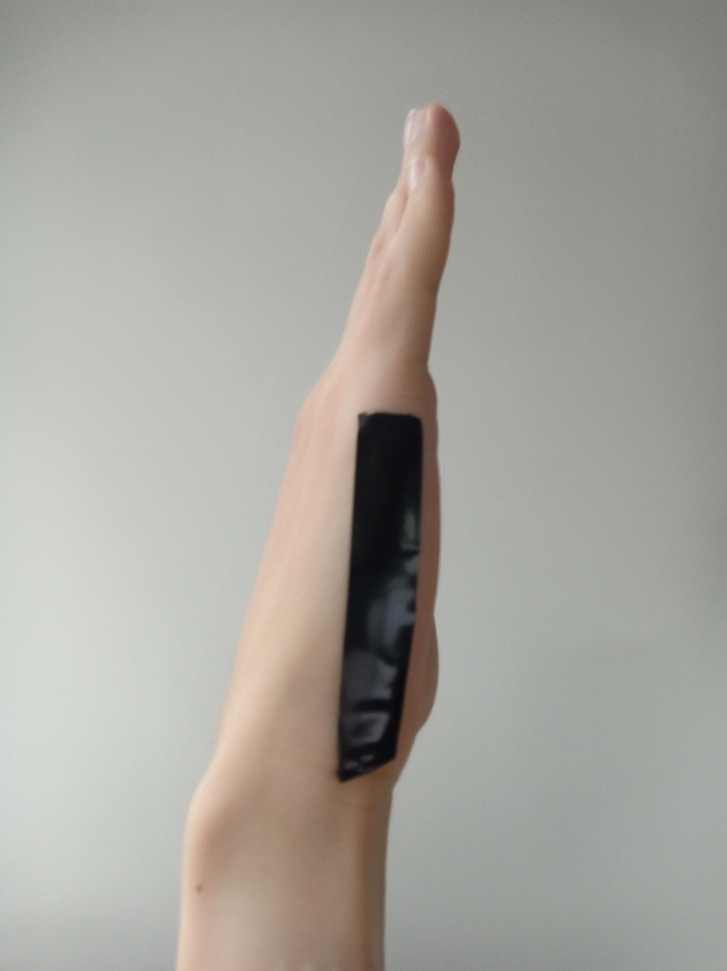
#> input picture resources/IMG_20220715_164024.jpg, 727 x 971 px, shrunk from 3880 x 5184 before the run
$ jupyter execute palm.ipynb   (shell and % lines are left out)
#> lines starting #> are read from the running program, lines starting #| are printed output that depends on the picture; after the words box and inside, x2 and y2 are one past the last pixel; in counts of white or black regions, pixels touching at a corner belong together; long printed decimals are rounded
[cell 1]
cd ..

[cell 2]
import cv2
import numpy as np

from matplotlib import pyplot as plt

[cell 3]
from math import atan2, cos, sin, sqrt, pi

def drawAxis(img, p_, q_, color, scale):
    p = list(p_)
    q = list(q_)

    ## [visualization1]
    angle = atan2(p[1] - q[1], p[0] - q[0]) # angle in radians
    hypotenuse = sqrt((p[1] - q[1]) * (p[1] - q[1]) + (p[0] - q[0]) * (p[0] - q[0]))

    # Here we lengthen the arrow by a factor of scale
    q[0] = p[0] - scale * hypotenuse * cos(angle)
    q[1] = p[1] - scale * hypotenuse * sin(angle)
    cv2.line(img, (int(p[0]), int(p[1])), (int(q[0]), int(q[1])), color, 3, cv2.LINE_AA)

    # create the arrow hooks
    p[0] = q[0] + 9 * cos(angle + pi / 4)
    p[1] = q[1] + 9 * sin(angle + pi / 4)
    cv2.line(img, (int(p[0]), int(p[1])), (int(q[0]), int(q[1])), color, 3, cv2.LINE_AA)

    p[0] = q[0] + 9 * cos(angle - pi / 4)
    p[1] = q[1] + 9 * sin(angle - pi / 4)
    cv2.line(img, (int(p[0]), int(p[1])), (int(q[0]), int(q[1])), color, 3, cv2.LINE_AA)
    ## [visualization1]


def getOrientation(pts, img):
      ## [pca]
  # Construct a buffer used by the pca analysis
  sz = len(pts)
  data_pts = np.empty((sz, 2), dtype=np.float64)
  for i in range(data_pts.shape[0]):
    data_pts[i,0] = pts[i,0,0]
    data_pts[i,1] = pts[i,0,1]

  # Perform PCA analysis
  mean = np.empty((0))
  mean, eigenvectors, eigenvalues = cv2.PCACompute2(data_pts, mean)

  # Store the center of the object
  cntr = (int(mean[0,0]), int(mean[0,1]))
  ## [pca]

  ## [visualization]
  # Draw the principal components
  cv2.circle(img, cntr, 3, (255, 0, 255), 2)
  p1 = (cntr[0] + 0.02 * eigenvectors[0,0] * eigenvalues[0,0], cntr[1] + 0.02 * eigenvectors[0,1] * eigenvalues[0,0])
  p2 = (cntr[0] - 0.02 * eigenvectors[1,0] * eigenvalues[1,0], cntr[1] - 0.02 * eigenvectors[1,1] * eigenvalues[1,0])
  drawAxis(img, cntr, p1, (255, 255, 0), 1)
  drawAxis(img, cntr, p2, (0, 0, 255), 5)

  angle = atan2(eigenvectors[0,1], eigenvectors[0,0]) # orientation in radians
  ## [visualization]

  # Label with the rotation angle
  label = "  Rotation Angle: " + str(-int(np.rad2deg(angle)) - 90) + " degrees"
  print(label)
  plt.figure(figsize=(10, 10))

  plt.imshow(img)
  plt.show()
  return angle

[cell 4]
image = cv2.imread('resources/IMG_20220715_164024.jpg')
#> image is the input picture: shape (971, 727, 3); mean B, G, R 157.3, 164, 166.1


gray = cv2.cvtColor(image,cv2.COLOR_BGR2GRAY)
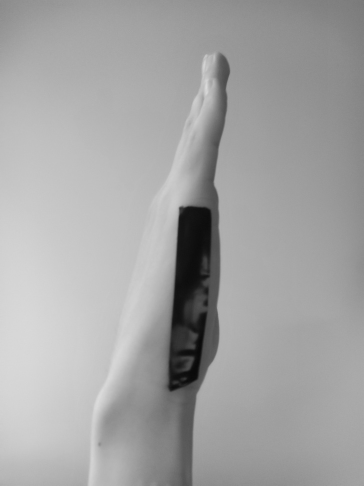
#> gray: shape (971, 727) (shown at 1/2 size); min 8, max 221, mean 163.9
lower = np.uint8([0])
upper = np.uint8([50])
black_mask = cv2.inRange(gray, lower, upper)
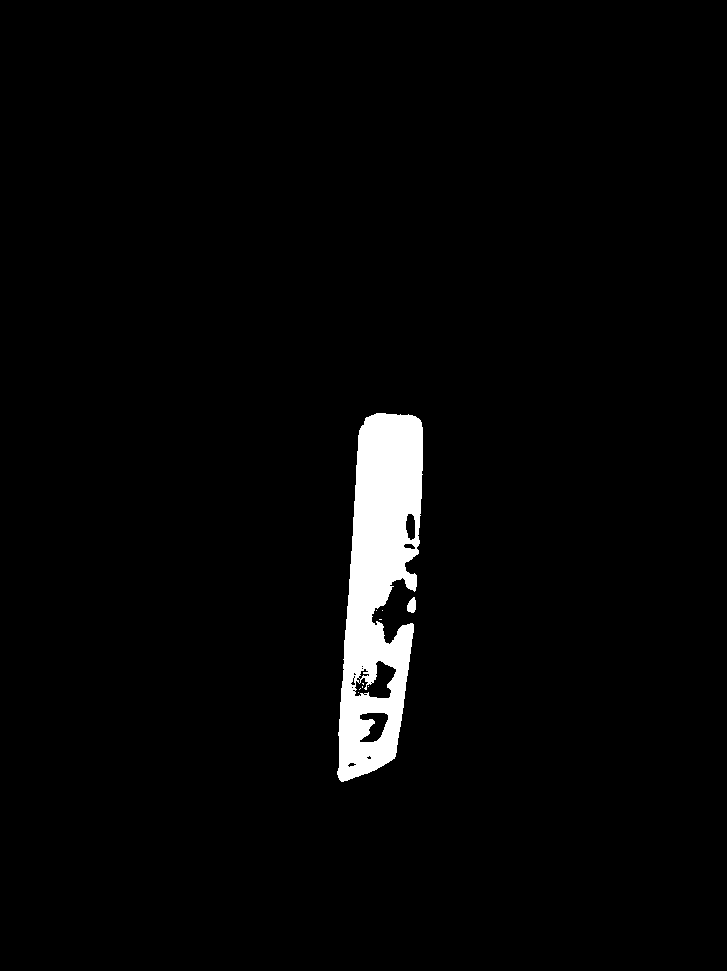
#> black_mask: shape (971, 727); 2.8% white; 10 white regions (8 under 20 px)
plt.imshow(black_mask)
plt.show()


black_mask = cv2.GaussianBlur(black_mask, (5, 5), 0)


plt.imshow(black_mask)
plt.show()


kernel = np.ones((20,20),np.uint8)
black_mask = cv2.dilate(black_mask,kernel, iterations = 5)
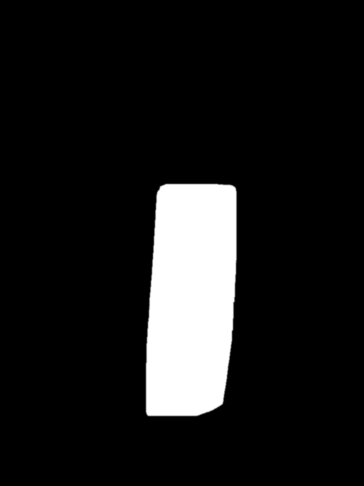
#> black_mask: shape (971, 727) (shown at 1/2 size); min 0, max 255, mean 27.3

kernel = np.ones((5,5),np.uint8)
black_mask = cv2.morphologyEx(black_mask, cv2.MORPH_CLOSE, kernel)

plt.imshow(black_mask)
plt.show()
cnts, hierarchy =cv2.findContours(black_mask, cv2.RETR_EXTERNAL, cv2.CHAIN_APPROX_SIMPLE)
#> cnts = 1 contour; box (x1, y1, x2, y2) and area: (290, 366, 475, 834) 77499


#cv2.drawContours(image, cnts, -1, (0, 255, 0), 4)
rect = cv2.minAreaRect(cnts[0])
#> rect = ((383.4, 600.4), (475.2, 174.2), -86.53)
box = cv2.boxPoints(rect)
#> box = [[456, 842.8], [282.1, 832.3], [310.8, 358], [484.7, 368.5]]
box = np.int0(box)
#> box = [[455, 842], [282, 832], [310, 357], [484, 368]]
cv2.drawContours(image,[box],0,(0,0,255),2)
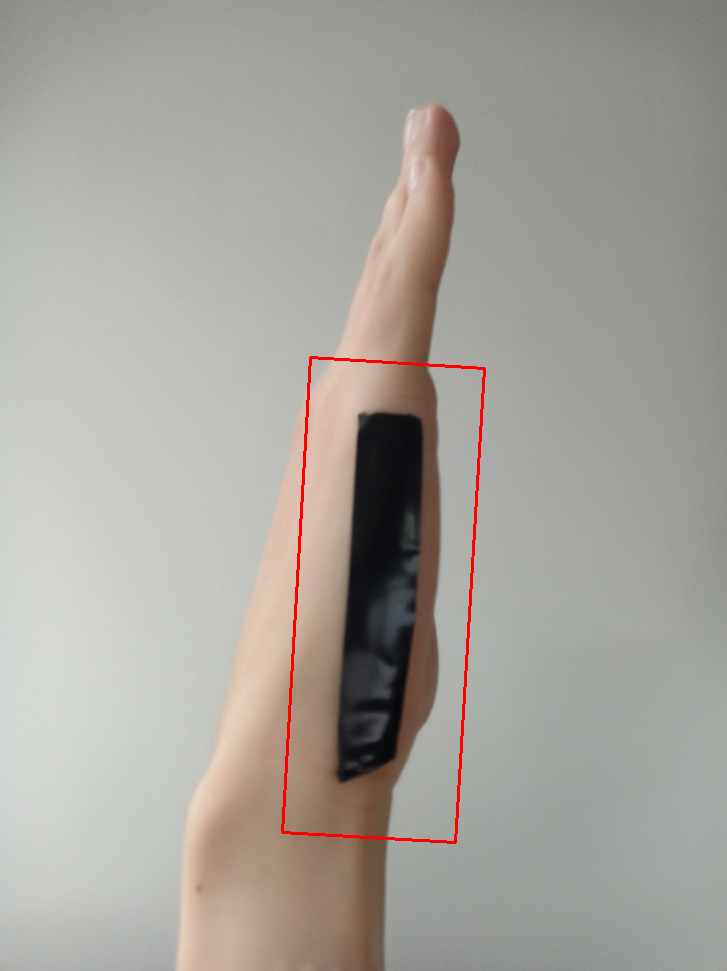
#> image: shape (971, 727, 3); 0.55% of pixels changed, all inside (x1, y1, x2, y2) = (281, 356, 486, 844)

plt.imshow(image)
print(getOrientation(cnts[0], image))
#> in getOrientation, `sz = len(pts)`: sz = 177
#> after the loop in getOrientation, `for i in range(data_pts.shape[0]):`: data_pts = 177 pairs, first value 290 to 474, second value 366 to 833
#> in getOrientation, `mean, eigenvectors, eigenvalues = cv2.PCACompute2(data_pts, mean)`: mean = [[390.5, 632.5]]; eigenvectors = [[0.164, 0.986], [0.986, -0.164]]; eigenvalues = [30442.5, 4380.1]
#> in getOrientation, `cntr = (int(mean[0,0]), int(mean[0,1]))`: cntr = (390, 632)
#> in getOrientation, `p1 = (cntr[0] + 0.02 * eigenvectors[0,0] * eigenvalues[0,0], cntr[1] +..`: p1 = (489.9, 1232.6)
#> in getOrientation, `p2 = (cntr[0] - 0.02 * eigenvectors[1,0] * eigenvalues[1,0], cntr[1] -..`: p2 = (303.6, 646.4)
#> in drawAxis, `p = list(p_)`: p = [390, 632]
#> in drawAxis, `q = list(q_)`: q = [489.9, 1232.6]
#> in drawAxis, `angle = atan2(p[1] - q[1], p[0] - q[0])`: angle = -1.74
#> in drawAxis, `hypotenuse = sqrt((p[1] - q[1]) * (p[1] - q[1]) + (p[0] - q[0]) * (p[0..`: hypotenuse = 608.8
#> call 2 of drawAxis, with p_ = (390, 632), q_ = (303.6, 646.4), color = (0, 0, 255), scale = 5
#> in drawAxis (call 2), `q = list(q_)`: q = [303.6, 646.4]
#> in drawAxis (call 2), `angle = atan2(p[1] - q[1], p[0] - q[0])`: angle = -0.165
#> in drawAxis (call 2), `hypotenuse = sqrt((p[1] - q[1]) * (p[1] - q[1]) + (p[0] - q[0]) * (p[0..`: hypotenuse = 87.6
#> in drawAxis (call 2), `cv2.line(img, (int(p[0]), int(p[1])), (int(q[0]), int(q[1])), color, 3..`:
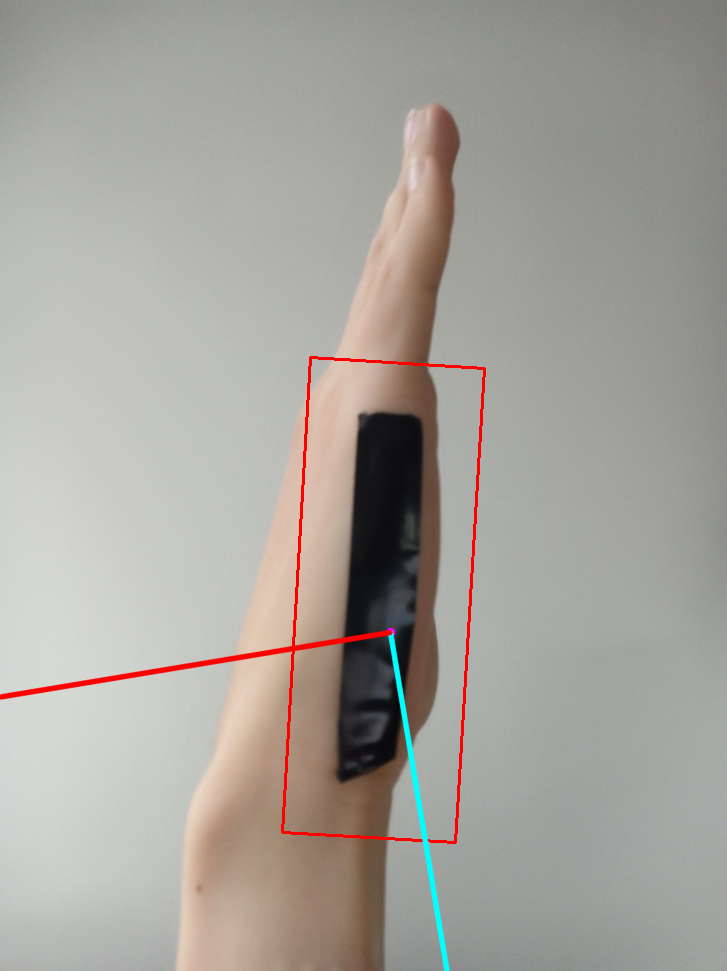
#> img: shape (971, 727, 3); mean B, G, R 156.3, 162.9, 166.4
#> in getOrientation, `angle = atan2(eigenvectors[0,1], eigenvectors[0,0])`: angle = 1.41
#> in getOrientation, `label = "  Rotation Angle: " + str(-int(np.rad2deg(angle)) - 90) + " d..`: label = '  Rotation Angle: -170 degrees'
#|   Rotation Angle: -170 degrees
#| 1.406
# [5 lines of commented-out code are left out]

$ run again, with resources/IMG_20220715_164026.jpg copied over resources/IMG_20220715_164024.jpg
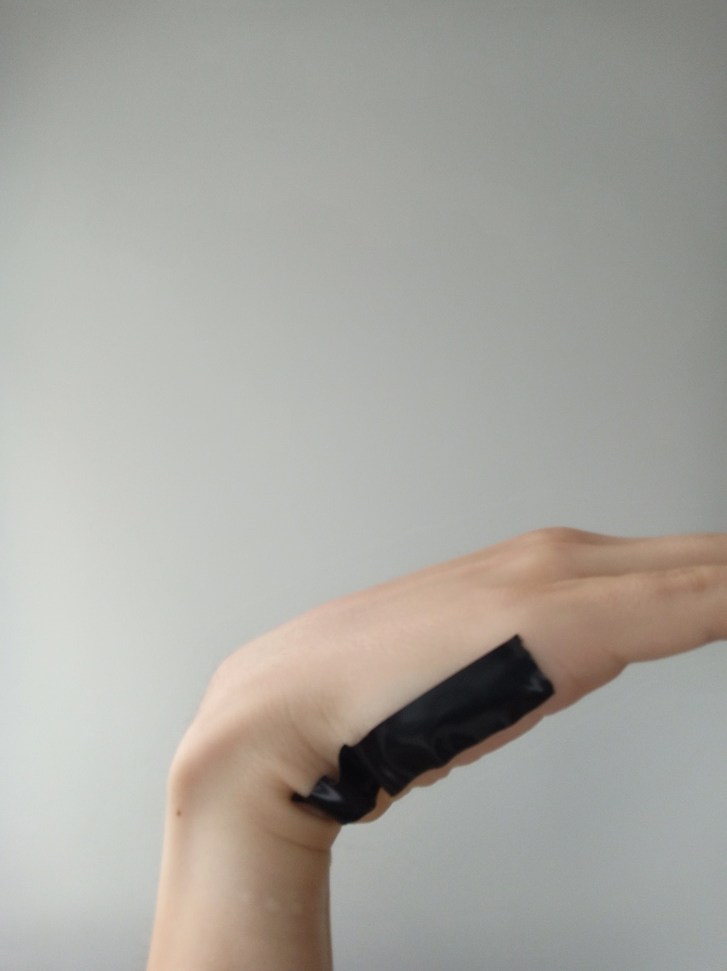
#> input picture resources/IMG_20220715_164026.jpg, 727 x 971 px, shrunk from 3880 x 5184 before the run
#> image is the input picture: shape (971, 727, 3); mean B, G, R 160.2, 166.4, 168.3
#> `black_mask = cv2.dilate(black_mask,kernel, iterations = 5)`:
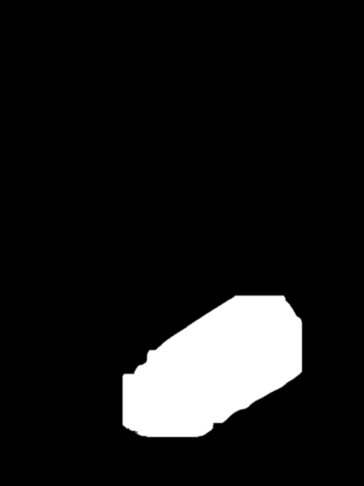
#> black_mask: shape (971, 727) (shown at 1/2 size); min 0, max 255, mean 25
#> cnts = 1 contour; box (x1, y1, x2, y2) and area: (243, 589, 606, 876) 71454
#> rect = ((422, 741.9), (419.2, 209.6), -32.23)
#> `box = cv2.boxPoints(rect)`: box = [[300.6, 942.3], [188.8, 765], [543.4, 541.5], [655.2, 718.8]]
#> `box = np.int0(box)`: box = [[300, 942], [188, 765], [543, 541], [655, 718]]
#> image: shape (971, 727, 3); 0.6% of pixels changed, all inside (x1, y1, x2, y2) = (187, 540, 657, 944)
#> sz = 329
#> after the loop in getOrientation, `for i in range(data_pts.shape[0]):`: data_pts = 329 pairs, first value 243 to 605, second value 589 to 875
#> mean = [[432.9, 731.4]]; eigenvectors = [[0.934, -0.356], [0.356, 0.934]]; eigenvalues = [12664.7, 8141]
#> cntr = (432, 731)
#> p1 = (668.7, 640.8)
#> p2 = (374, 578.9)
#> p = [432, 731]
#> q = [668.7, 640.8]
#> in drawAxis, `angle = atan2(p[1] - q[1], p[0] - q[0])`: angle = 2.78
#> hypotenuse = 253.3
#> q = [374, 578.9]
#> in drawAxis (call 2), `angle = atan2(p[1] - q[1], p[0] - q[0])`: angle = 1.21
#> hypotenuse = 162.8
#> in drawAxis (call 2), `cv2.line(img, (int(p[0]), int(p[1])), (int(q[0]), int(q[1])), color, 3..`:
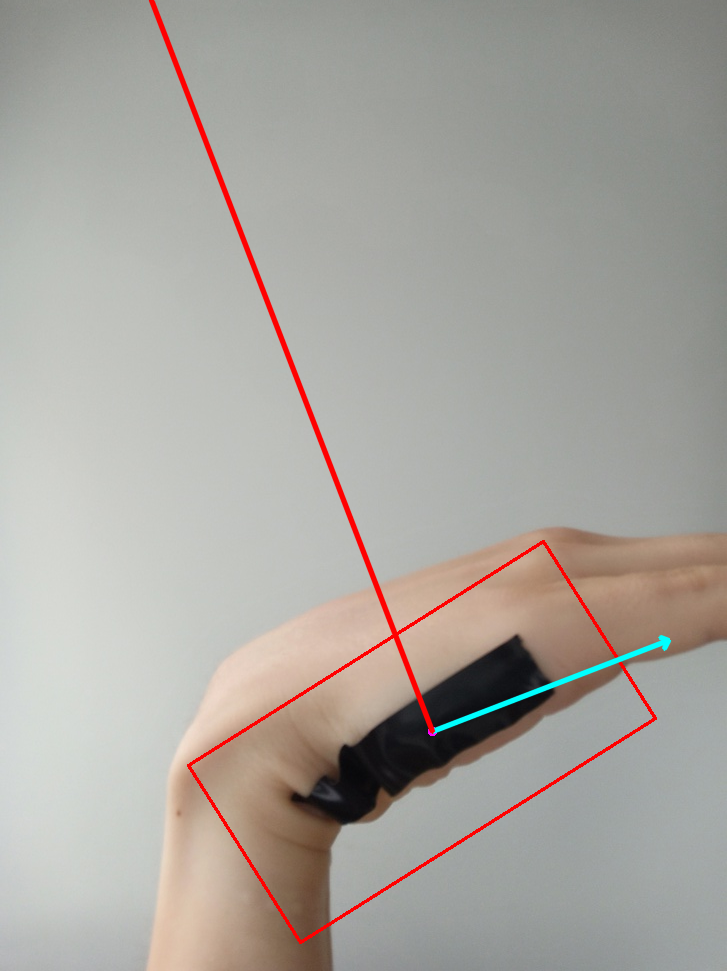
#> img: shape (971, 727, 3); mean B, G, R 158.8, 164.8, 169.2
#> in getOrientation, `angle = atan2(eigenvectors[0,1], eigenvectors[0,0])`: angle = -0.364
#> label = '  Rotation Angle: -70 degrees'
#|   Rotation Angle: -70 degrees
#| -0.3642

$ run again, with resources/IMG_20220715_164029.jpg copied over resources/IMG_20220715_164024.jpg
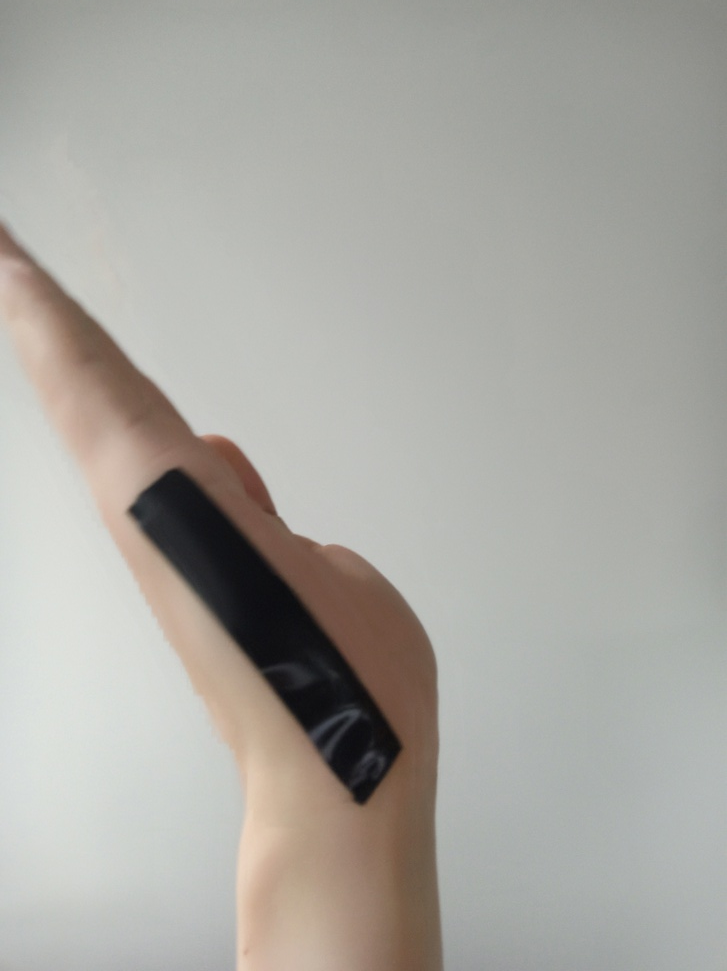
#> input picture resources/IMG_20220715_164029.jpg, 727 x 971 px, shrunk from 3880 x 5184 before the run
#> image is the input picture: shape (971, 727, 3); mean B, G, R 161.7, 167.6, 169.5
#> `black_mask = cv2.dilate(black_mask,kernel, iterations = 5)`:
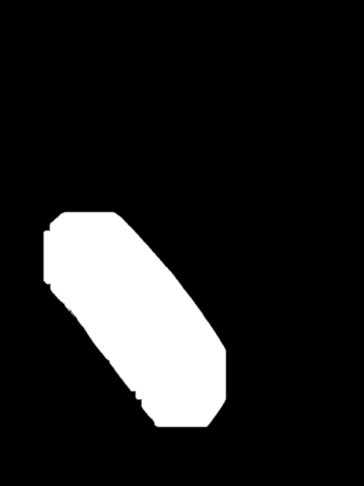
#> black_mask: shape (971, 727) (shown at 1/2 size); min 0, max 255, mean 33.5
#> cnts = 1 contour; box (x1, y1, x2, y2) and area: (85, 422, 454, 856) 95589
#> rect = ((276.6, 632.9), (218.5, 520.4), -37.69)
#> `box = cv2.boxPoints(rect)`: box = [[349.2, 905.6], [30.98, 493.8], [203.9, 360.2], [522.1, 772]]
#> `box = np.int0(box)`: box = [[349, 905], [30, 493], [203, 360], [522, 771]]
#> image: shape (971, 727, 3); 0.68% of pixels changed, all inside (x1, y1, x2, y2) = (29, 359, 524, 907)
#> sz = 372
#> after the loop in getOrientation, `for i in range(data_pts.shape[0]):`: data_pts = 372 pairs, first value 85 to 453, second value 422 to 855
#> mean = [[280, 647.3]]; eigenvectors = [[0.691, 0.723], [0.723, -0.691]]; eigenvalues = [19683.6, 9219.2]
#> cntr = (280, 647)
#> p1 = (552, 931.6)
#> p2 = (146.7, 774.4)
#> p = [280, 647]
#> q = [552, 931.6]
#> in drawAxis, `angle = atan2(p[1] - q[1], p[0] - q[0])`: angle = -2.33
#> hypotenuse = 393.7
#> q = [146.7, 774.4]
#> in drawAxis (call 2), `angle = atan2(p[1] - q[1], p[0] - q[0])`: angle = -0.763
#> hypotenuse = 184.4
#> in drawAxis (call 2), `cv2.line(img, (int(p[0]), int(p[1])), (int(q[0]), int(q[1])), color, 3..`:
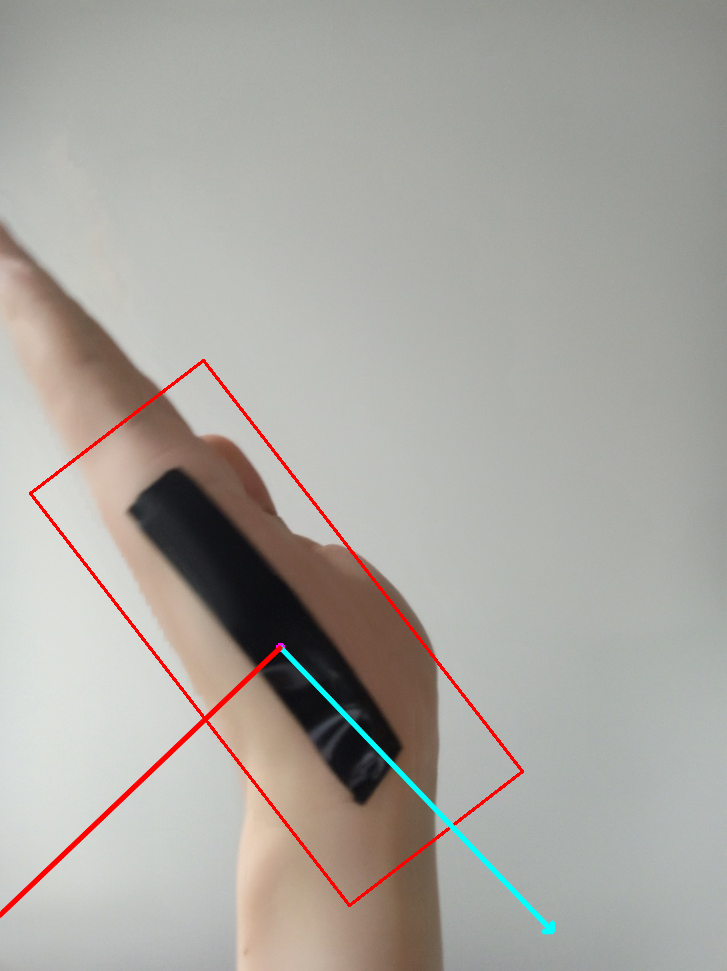
#> img: shape (971, 727, 3); mean B, G, R 160.6, 166.4, 169.9
#> in getOrientation, `angle = atan2(eigenvectors[0,1], eigenvectors[0,0])`: angle = 0.808
#> label = '  Rotation Angle: -136 degrees'
#|   Rotation Angle: -136 degrees
#| 0.808
